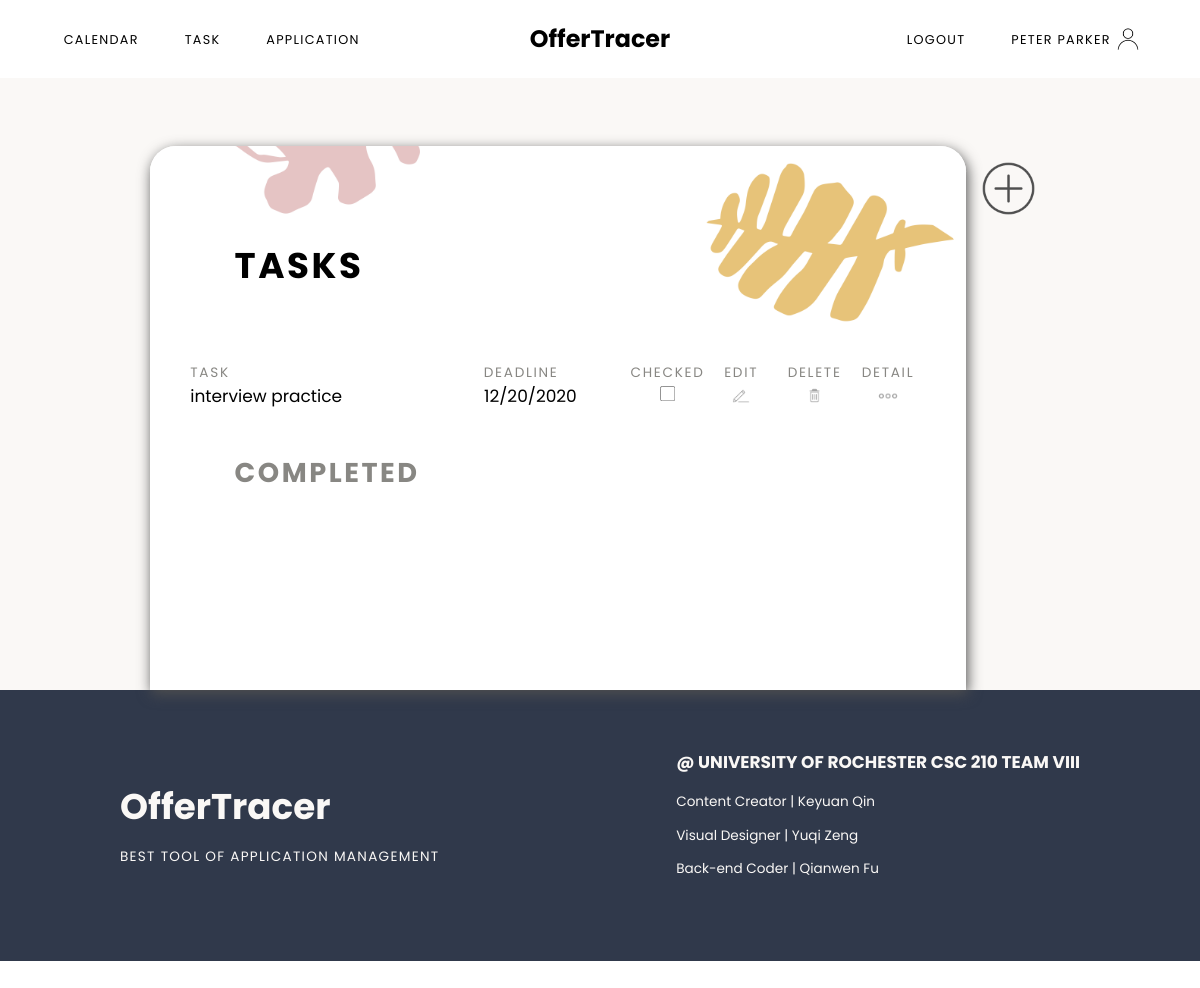
The page /task (signed in) on the database as committed earlier.
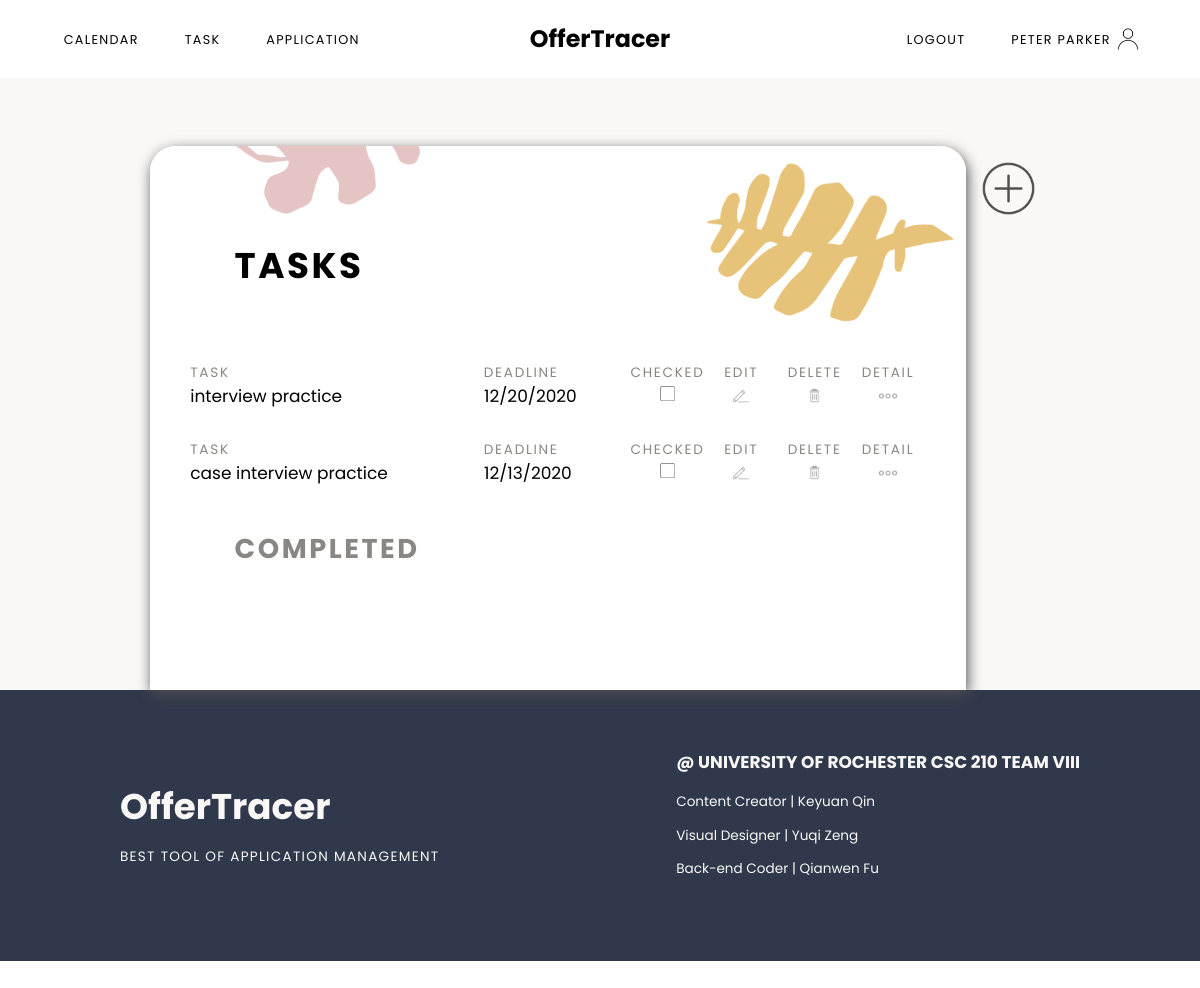
The same page on the database as committed later.
### models.py (models this page shows, shortened)
class User(UserMixin, db.Model):
	id = db.Column(db.Integer, primary_key=True)
	email = db.Column(db.String(100), unique=True, nullable=False)
	password = db.Column(db.String(100), nullable=False)
	name = db.Column(db.String(100), nullable=False)
	jobs = db.relationship('Job', backref='author', lazy=True)
	tasks = db.relationship('Task', backref='author', lazy=True)
	assessments = db.relationship('Assessment', backref='author', lazy=True)

class Task(db.Model):
	id = db.Column(db.Integer, primary_key=True)
	item = db.Column(db.String(100), nullable=False) #title of this task
	notes = db.Column(db.Text)
	due = db.Column(db.DateTime)
	complete = db.Column(db.Boolean(False), nullable=False)
	job_id = db.Column(db.Integer, db.ForeignKey('job.id'))
	user_id = db.Column(db.Integer, db.ForeignKey('user.id'))

### main.py (the view, shortened to what this page needs)
@main.route('/task', methods=['GET','POST'])
@login_required
def task():
	tasks = []
	completed = []
	data = Task.query.filter_by(user_id=current_user.id)
	jobs = Job.query.filter_by(user_id=current_user.id)
	for stuff in data:
		if stuff.complete == False:
			tasks.append(stuff)
		else:
			completed.append(stuff)
	return render_template('task.html', name=current_user.name, tasks=tasks, completed=completed, jobs=jobs, id=current_user.id)

### app.py (called while the page is built)
@login_manager.user_loader
def load_user(user_id):
	return User.query.get(int(user_id))

### templates/task.html (shortened to what this page needs)
{% extends "baseLogged.html" %}
{% block content %}
<div class="taskContainer sectionContainer">
	<div class="todolist">
		<h1>Tasks</h1>
		<ul class="taskList">
			{% if tasks %}
				{% for task in tasks %}
				<li class="taskItem">
					<div class="taskItemTitle taskIteminner">
						<p>Task</p>
						<p>Deadline</p>
						<p class="complete">Checked</p>
						<p class="complete">Edit</p>
						<p class="complete">Delete</p>
						<p class="complete">Detail</p>
					</div>
					<div class="taskItemRec taskIteminner">
						<p>{{task.item}}</p>
						<p>{{task.due.strftime("%m/%d/%Y")}}</p>
						<p class="complete"><input type="checkbox" name="complete" onclick="window.location.href='{{url_for('main.complete', id = task.id)}}';" value="complete"></p>
						<button class="edit" onclick="window.location.href='{{url_for('main.task_update', task_id = task.id)}}';"></button>
						<button class="delete" onclick="window.location.href='{{url_for('main.task_delete', task_id = task.id)}}';"></button>
						<button class="detail" onclick="window.location.href='{{url_for('main.task_single', task_id = task.id)}}';"></button>
					</div>
				</li>
				{% endfor %}
			{% endif %}
		</ul>
		<h2>Completed</h2>
	</div>
	<div class="addButton">
		<button id="myBtn"></button>
	</div>
</div>
{% endblock %}

### templates/baseLogged.html (shortened to what this page needs)
<!DOCTYPE html>
<html lang="en">
<head>
	<link rel="stylesheet" type="text/css" href="{{ url_for('static', filename='css/nav.css') }}">
	<link rel="stylesheet" type="text/css" href="{{ url_for('static', filename='css/styles.css') }}">
	<link rel="stylesheet" type="text/css" href="{{ url_for('static', filename='css/dashboard.css') }}">
	<link rel="stylesheet" type="text/css" href="{{ url_for('static', filename='css/calendar.css') }}">
  	<link rel="stylesheet" type="text/css" href="{{ url_for('static', filename='css/task.css') }}">
  	<link rel="stylesheet" type="text/css" href="{{ url_for('static', filename='css/app.css') }}">
  	<link rel="stylesheet" type="text/css" href="{{ url_for('static', filename='css/update.css') }}">
</head>
<body>
	{% if current_user.is_authenticated %}
	<nav class="main-menu auth">
		<div class="m1">
			<a href="{{url_for('main.calendar')}}">Calendar</a>
			<a href="{{url_for('main.task')}}">Task</a>
			<a href="{{url_for('main.job')}}">Application</a>
		</div>
		<div class="title">
			<a href="{{url_for('main.index')}}">OfferTracer</a>
		</div>
		<div class="m2">
			<a href="{{url_for('auth.logout')}}">Logout</a>
			<a href="{{url_for('main.dashboard')}}" class="accName">{{ name }}</a>
		</div>
	</nav>
	{% block content %}
	{% endblock %}
	<footer class="sectionContainer">
			<div class="content footerContent containAlignCenter">
				<div class="webName">
					<h3>OfferTracer</h3>
					<p>Best Tool of Application Management</p>
				</div>
				<div class="developer">
					<h3>@ University of Rochester CSC 210 TEAM VIII</h3>
					<p>Content Creator | Keyuan Qin</p>
					<p>Visual Designer | Yuqi Zeng</p>
					<p>Back-end Coder | Qianwen Fu</p>
				</div>
			</div>
	</footer>
	{% endif %}
</body>
</html>

### static/css/nav.css (style rules this page uses)
.main-menu { top: 0; width: 100%; display: grid; grid-template-columns: 1fr 1fr 1fr; padding-top: 25px; padding-bottom: 25px; }
.auth { background-color: white; }
.main-menu a { text-decoration: none; color:black; font-family: 'Poppins', sans-serif; }
.title { margin: 0 auto; align-self: center; text-align: center; }
.m1 { padding-left: 50px; padding-top: 11px; }
.m2 { padding-right: 40px; text-align: right; padding-top: 11px; }
.title a { font-size: 28px; font-weight: bolder; }
.m1 a, .m2 a { text-transform: uppercase; margin-left: 25px; margin-right: 25px; font-size: 15px; letter-spacing: 1.5px; }
.accName { background-image: url(../images/user.png); background-repeat: no-repeat; background-position: right; background-size: contain; padding-right: 40px; padding-top: 10px; padding-bottom: 10px; }

### static/css/styles.css (style rules this page uses)
html, body, .container { margin: 0; height: 100%; }
li { list-style: none; }
ul { padding-left: 0; }
.sectionContainer { margin: 0 auto; width: 100%; align-self: center; display: flex; flex-wrap: wrap; justify-content: center; }
.content { height: auto; max-width: 80%; font-family: 'Poppins', sans-serif; display: flex; align-items: center; }
.containAlignCenter { margin: 0 auto; align-self: center; display: flex; flex-wrap: wrap; justify-content: center; }
footer { background-color: #30394b; }
.footerContent { color: #faf8f6; margin-top: 50px; margin-bottom: 80px; width: 100%; justify-content: space-between; }
.webName h3 { font-size: 42px; margin-bottom: 0px; padding-bottom: 0; }
.webName p { text-transform: uppercase; letter-spacing: 1.5px; }
.developer h3 { text-transform: uppercase; font-size: 20px; }
@media (max-width: 1350px) { html { zoom: 90%; } }
@media (max-width: 1250px) { html { zoom: 85%; } }

### static/css/calendar.css (style rules this page uses)
*, *:before, *:after { -moz-box-sizing: border-box; -webkit-box-sizing: border-box; box-sizing: border-box; }

### static/css/task.css (style rules this page uses)
.taskContainer { background-color: #faf8f6; min-height: 90%; }
.todolist { border-top-left-radius: 30px; border-top-right-radius: 30px; width: 960px; margin-top: 80px; background-color: white; font-family: 'Poppins', sans-serif; -webkit-box-shadow: 2px 5px 16px 0px #4f4f4f, 5px 5px 15px 5px rgba(0,0,0,0); box-shadow: 2px 5px 16px 0px #4f4f4f, 5px 5px 15px 5px rgba(0,0,0,0); }
.addButton { margin-top: 80px; }
.addButton button { background-image: url(../images/addButton.png); background-repeat: no-repeat; background-position: center; background-size: contain; background-color: transparent; border: none; width: 100px; height: 100px; outline: none; cursor: pointer; }
.todolist h1 { border-top-left-radius: 30px; border-top-right-radius: 30px; margin-top: 0px; padding-top: 120px; padding-bottom: 50px; background-image: url(../images/taskback.png); background-repeat: no-repeat; background-position: 50% 90%; background-size: cover; padding-left: 100px; font-size: 42px; letter-spacing: 3px; text-transform: uppercase; line-height: 42px; }
.taskContainer h2 { margin-top: 30px; padding-left: 100px; font-size: 32px; letter-spacing: 3px; text-transform: uppercase; color: #888783; margin-bottom: 20px; }
.todolist ul { width: 90%; margin: 0 auto; }
.taskIteminner { display: grid; grid-template-columns: 2fr 1fr 0.5fr 0.5fr 0.5fr 0.5fr; }
.taskItemRec input { margin: 0 auto; height: 19px; width: 19px; }
.complete { text-align: center; }
.taskItemRec p { margin-top: 0; font-size: 20px; }
.taskItemTitle p { margin-bottom: 0; text-transform: uppercase; letter-spacing: 2px; color: #888783; }
.edit { margin: 0 auto; outline: none; border: none; background-color: transparent; width: 30px; background-image: url(../images/edit.png); background-repeat: no-repeat; background-position: top center; background-size: contain; cursor: pointer; }
.delete { margin: 0 auto; outline: none; border: none; background-color: transparent; width: 30px; background-image: url(../images/delete.png); background-repeat: no-repeat; background-position: top center; background-size: contain; cursor: pointer; }
.detail { margin: 0 auto; outline: none; border: none; background-color: transparent; width: 30px; background-image: url(../images/detail.png); background-repeat: no-repeat; background-position: top center; background-size: contain; cursor: pointer; }

Rows that differ between the two databases and show on the page:
added Task: item "case interview practice", due "12/13/2020"
